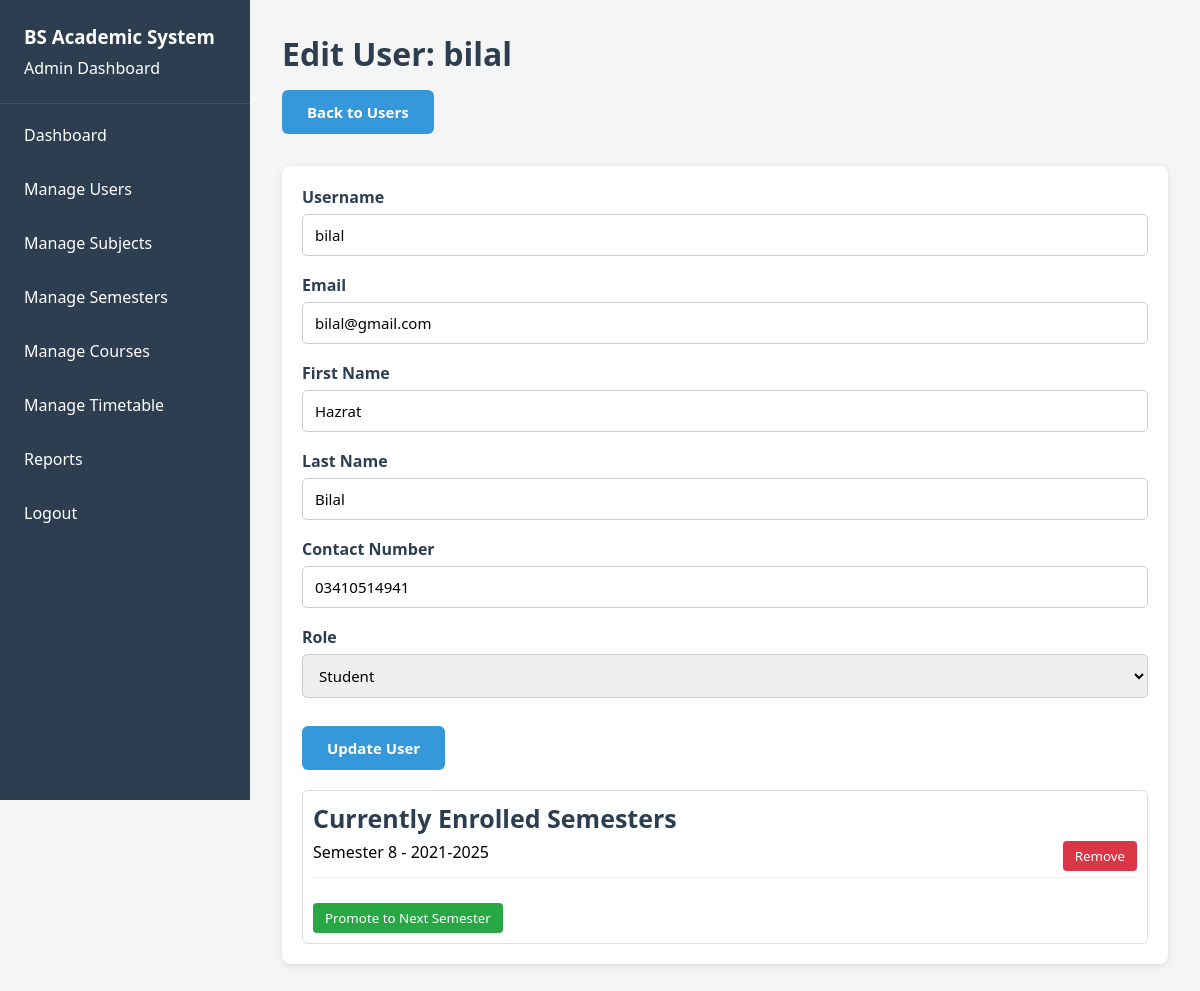
The app's page /admin/edit_user.php?id=44 (signed in) with its own data.
### tables this page shows
CREATE TABLE `users` (
  `user_id` int(11) NOT NULL,
  `username` varchar(50) NOT NULL,
  `password_hash` varchar(255) NOT NULL,
  `email` varchar(100) NOT NULL,
  `role` enum('student','faculty','admin') NOT NULL,
  `first_name` varchar(50) NOT NULL,
  `last_name` varchar(50) NOT NULL,
  `contact_number` varchar(15) DEFAULT NULL,
  `registration_date` datetime DEFAULT current_timestamp(),
  `last_login` datetime DEFAULT NULL,
  `status` enum('active','inactive') DEFAULT 'active'
);

CREATE TABLE `student_semester_registration` (
  `registration_id` int(11) NOT NULL,
  `student_id` int(11) DEFAULT NULL,
  `semester_id` int(11) DEFAULT NULL,
  `registration_date` datetime DEFAULT current_timestamp(),
  `status` enum('registered','pending','dropped') DEFAULT 'pending'
);

CREATE TABLE `semesters` (
  `semester_id` int(11) NOT NULL,
  `semester_number` int(11) DEFAULT NULL CHECK (`semester_number` between 1 and 8),
  `academic_year` varchar(20) NOT NULL,
  `start_date` date NOT NULL,
  `end_date` date NOT NULL
);

### admin/edit_user.php (the view, shortened to what this page needs)
<?php
include '../includes/db.php';
$user_id = isset($_GET['id']) ? (int)$_GET['id'] : 0;
$stmt = $conn->prepare("SELECT * FROM users WHERE user_id = ?");
$stmt->bind_param("i", $user_id);
$stmt->execute();
$user = $stmt->get_result()->fetch_assoc();
$enrolled_semesters = [];
if ($user['role'] === 'student') {
    $stmt = $conn->prepare("
        SELECT ssr.registration_id, sem.semester_number, sem.academic_year
        FROM student_semester_registration ssr
        JOIN semesters sem ON ssr.semester_id = sem.semester_id
        WHERE ssr.student_id = ? AND ssr.status = 'registered'
        ORDER BY sem.academic_year DESC, sem.semester_number DESC
    ");
    $stmt->bind_param("i", $user_id);
    $stmt->execute();
    $enrolled_semesters = $stmt->get_result()->fetch_all(MYSQLI_ASSOC);
}
?>
<!DOCTYPE html>
<html lang="en">
<head>
<link rel="stylesheet" href="../assets/css/dashboard.css" />
</head>
<body>
<div class="dashboard">
    <?php include 'sidebar.php'; ?>
    <div class="main-content">
        <div class="header">
            <h2>Edit User: <?= htmlspecialchars($user['username']) ?></h2>
            <a href="manage_users.php" class="btn">Back to Users</a>
        </div>
        <div class="card">
            <form action="edit_user.php?id=<?= $user_id ?>" method="POST" novalidate>
                <div class="form-group">
                    <label for="username">Username</label>
                    <input type="text" id="username" name="username" required value="<?= htmlspecialchars($user['username']) ?>" />
                </div>
                <div class="form-group">
                    <label for="email">Email</label>
                    <input type="email" id="email" name="email" required value="<?= htmlspecialchars($user['email']) ?>" />
                </div>
                <div class="form-group">
                    <label for="first_name">First Name</label>
                    <input type="text" id="first_name" name="first_name" required value="<?= htmlspecialchars($user['first_name']) ?>" />
                </div>
                <div class="form-group">
                    <label for="last_name">Last Name</label>
                    <input type="text" id="last_name" name="last_name" required value="<?= htmlspecialchars($user['last_name']) ?>" />
                </div>
                <div class="form-group">
                    <label for="contact_number">Contact Number</label>
                    <input type="text" id="contact_number" name="contact_number" value="<?= htmlspecialchars($user['contact_number']) ?>" />
                </div>
                <div class="form-group">
                    <label for="role">Role</label>
                    <select id="role" name="role" required>
                        <option value="student" <?= $user['role'] === 'student' ? 'selected' : '' ?>>Student</option>
                    </select>
                </div>
                <button type="submit" class="btn">Update User</button>
            </form>
            <?php if ($user['role'] === 'student'): ?>
                <div class="semester-list">
                    <h3>Currently Enrolled Semesters</h3>
                    <?php if (count($enrolled_semesters) > 0): ?>
                        <?php foreach ($enrolled_semesters as $sem): ?>
                            <div class="semester-item">
                                <span>Semester <?= htmlspecialchars($sem['semester_number']) ?> - <?= htmlspecialchars($sem['academic_year']) ?></span>
                                <form method="POST" style="margin:0;">
                                    <button type="submit" name="remove_semester" class="btn-danger" title="Remove from this semester">Remove</button>
                                </form>
                            </div>
                        <?php endforeach; ?>
                    <?php else: ?>
                        <p>No semester registrations found.</p>
                    <?php endif; ?>
                    <form method="POST" style="margin-top: 15px;">
                        <button type="submit" name="promote_semester" class="btn-promote" title="Promote to next semester">Promote to Next Semester</button>
                    </form>
                </div>
            <?php endif; ?>
        </div>
    </div>
</div>
</body>
</html>

### assets/css/dashboard.css (style rules this page uses)
* { margin: 0; padding: 0; box-sizing: border-box; font-family: 'Segoe UI', Tahoma, Geneva, Verdana, sans-serif; }
html, body { height: 100%; background: #f5f5f5; }
body { padding-left: 250px; }
.dashboard { display: flex; min-height: 100vh; }
.main-content { flex: 1; padding: 2rem; }
.header, .faculty-header { margin-bottom: 2rem; }
.header h2 { display: flex; align-items: flex-start; font-size: 2rem; color: #2c3e50; margin-bottom: 0.3rem; }
.btn { background-color: #3498db; color: white; font-size: 15px; padding: 12px 25px; border: none; border-radius: 6px; font-weight: 600; cursor: pointer; transition: background-color 0.3s; display: inline-block; margin-top: 10px; text-align: center; text-decoration: none; }
.card h3 { font-size: 25px; color: #2c3e50; }
.card, .stat-card, .management-section, .subject-section, .form-section, .class-card { background: white; border-radius: 8px; padding: 20px; box-shadow: 0 2px 6px rgba(0,0,0,0.1); margin-bottom: 24px; transition: transform 0.3s ease; }
.form-group { margin-bottom: 18px; display: flex; flex-direction: column; }
.form-group label { font-weight: 600; margin-bottom: 6px; color: #2c3e50; }
.form-group input, .form-group select, .form-group textarea { padding: 10px 12px; font-size: 15px; border: 1px solid #ccc; border-radius: 5px; transition: border-color 0.3s; resize: vertical; }
h2 { text-align: center; margin-bottom: 1.5rem; color: #2c3e50; }

### assets/css/sidebar.css (style rules this page uses)
* { margin: 0; padding: 0; box-sizing: border-box; font-family: 'Segoe UI', Tahoma, Geneva, Verdana, sans-serif; }

### admin/edit_user.php (style rules this page uses)
.btn-danger { background-color: #dc3545; border-color: #dc3545; color: white; padding: 6px 12px; border-radius: 4px; cursor: pointer; border: none; }
.btn-promote { background-color: #28a745; border-color: #28a745; color: white; padding: 6px 12px; border-radius: 4px; cursor: pointer; border: none; margin-top: 10px; }
.semester-list { margin-top: 20px; border: 1px solid #ddd; padding: 10px; border-radius: 6px; }
.semester-item { display: flex; justify-content: space-between; padding: 6px 0; border-bottom: 1px solid #eee; }

### records on screen
users: username "bilal", email "bilal@gmail.com", first_name "Hazrat", last_name "Bilal", contact_number "03410514941", role "Student"
student_semester_registration: semester.semester_number "8", semester.academic_year "2021-2025"
